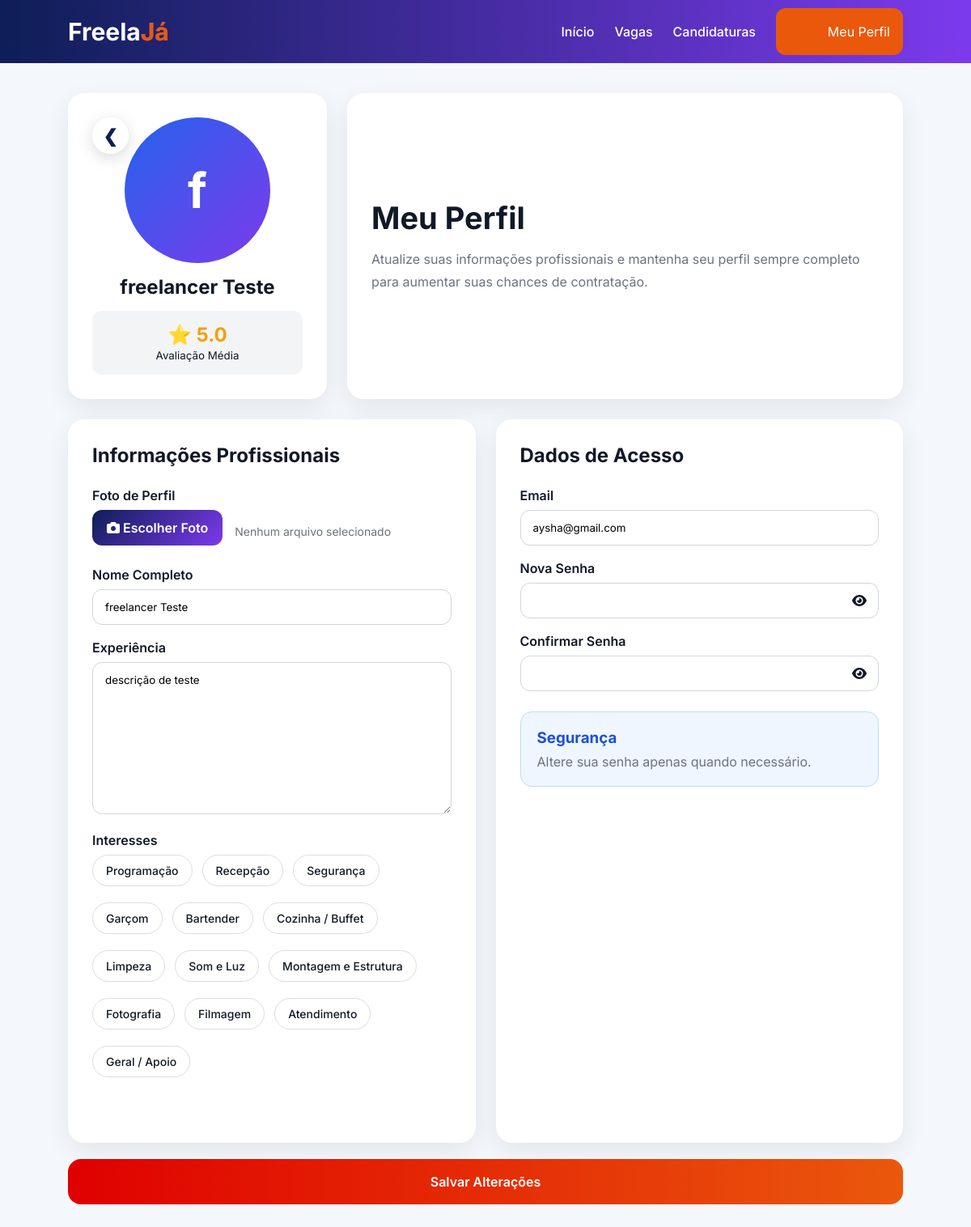
The page /perfis/perfil/ (signed in) on the database as committed earlier.
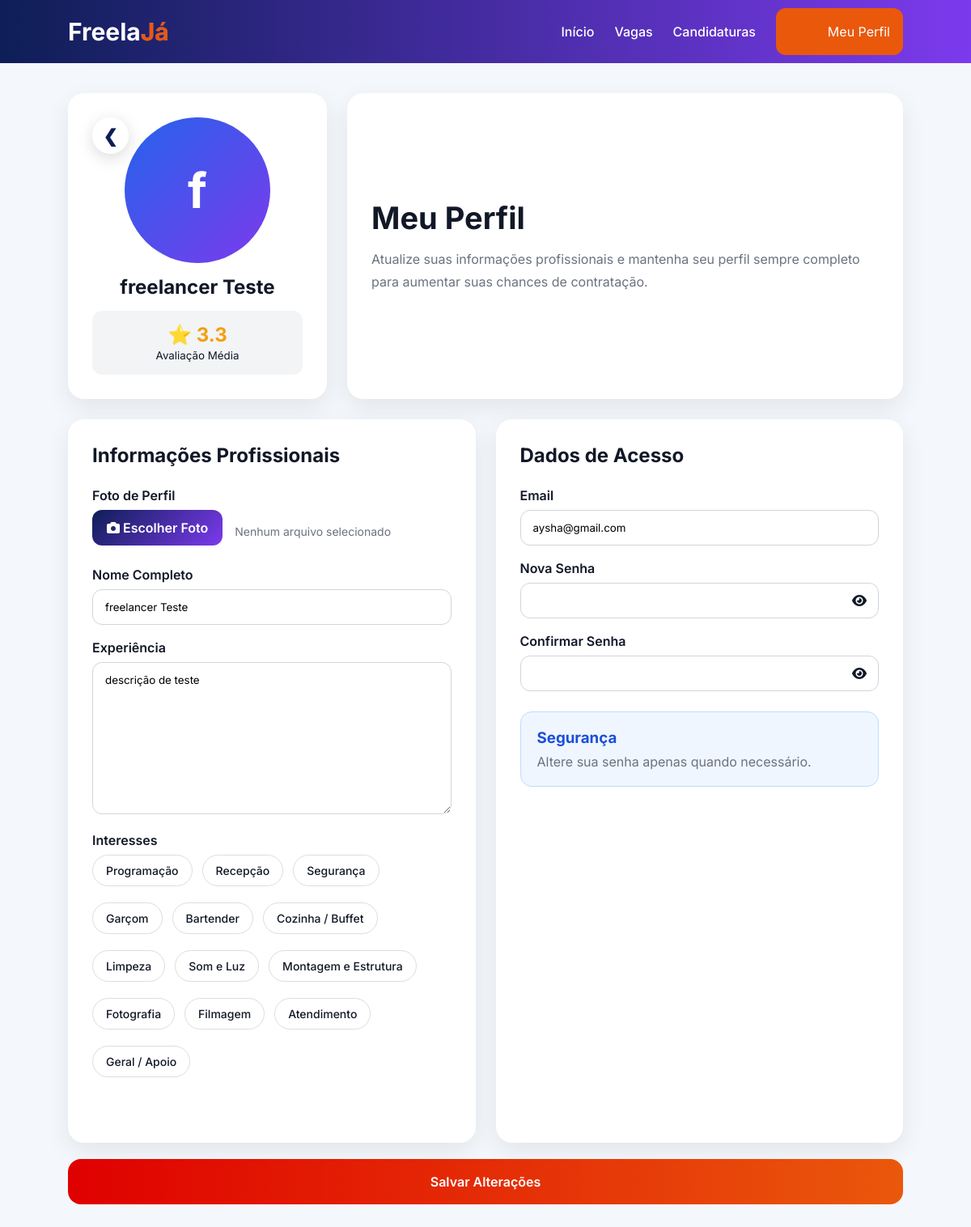
The same page on the database as committed later.
### perfis/models.py (models this page shows, shortened)
class Freelancer(models.Model): # modelo para representar os freelancers que vão se candidatar aos eventos
    INTERESSES = [
        ("programacao", "Programação"),
        ("recepcao", "Recepção"),
        ("seguranca", "Segurança"),
        ("garcom", "Garçom"),
        ("bartender", "Bartender"),
        ("cozinha", "Cozinha / Buffet"),
        ("limpeza", "Limpeza"),
        ("som_luz", "Som e Luz"),
        ("montagem", "Montagem e Estrutura"),
        ("fotografia", "Fotografia"),
        ("filmagem", "Filmagem"),
        ("atendimento", "Atendimento"),
        ("geral", "Geral / Apoio"),
    ]
    usuario = models.OneToOneField(
        Usuario,
        on_delete=models.CASCADE
    )
    foto = models.ImageField(
        upload_to='freelancers/',
        blank=True,
        null=True
    )
    nomeCompleto = models.CharField(max_length=100)
    cpf = models.CharField(max_length=14, unique=True)
    experiencia = models.TextField() #texto livre para o freelancer descrever sua experiência na área de atuação
    avaliacao_media = models.FloatField(default=0, validators=[MinValueValidator(0), MaxValueValidator(5)])
    interesses = models.JSONField(
        default=list,
        blank=True
    )

### perfis/views.py (the view)
# urls.py: path('perfil/', views.meuPerfilFreelancer, name='meuPerfilFreelancer'),
@login_required
def meuPerfilFreelancer(request):
    freelancer = get_object_or_404(Freelancer, usuario=request.user)
    if request.method == "POST":
        form = PerfilFreelancerForm(
            request.POST,
            request.FILES,
            instance=freelancer
        )
        if form.is_valid():
            senha = form.cleaned_data.get( 'nova_senha' )
            confirmar = form.cleaned_data.get('confirmar_senha'  )
            if senha and senha != confirmar:
                messages.error(
                    request,
                    "As senhas não coincidem."
                )
            else:
                form.save()
                update_session_auth_hash(
                        request,
                        request.user
                    )
                messages.success(
                    request,
                    "Perfil atualizado!"
                )
                return redirect('homeFreelancer')
    else:
        form = PerfilFreelancerForm(
            instance=freelancer
        )
    return render(
        request,
        "meuPerfilFreelancer.html",
        {
            "form": form,
            "freelancer": freelancer
        }
    )

### notificacoes/context_processors.py (called while the page is built)
def notificacoes_nao_lidas(request):
    if request.user.is_authenticated:
        total = Notificacao.objects.filter(
            usuario=request.user,
            lida=False
        ).count()
    else:
        total = 0
    return {
        'notificacoes_nao_lidas': total
    }

### perfis/templates/meuPerfilFreelancer.html (shortened to what this page needs)
{% extends 'baseFreelancer.html' %}
{% load static %}
{% block css %}
<link rel="stylesheet" href="{% static 'css/meuPerfil.css' %}">
<link rel="stylesheet" href="https://cdnjs.cloudflare.com/ajax/libs/font-awesome/6.5.1/css/all.min.css">
{% endblock %}
{% block content %}
<div class="perfil-page">
    <div class="perfil-header">
        <div class="perfil-foto-card">
            <a href="{% url 'homeFreelancer' %}" class="return-arrow"> ❮</a>
            {% if freelancer.foto %}
            <img src="{{ freelancer.foto.url }}" alt="{{ freelancer.nomeCompleto }}" class="foto-perfil">
            {% else %}
            <div class="avatar-perfil">{{ freelancer.nomeCompleto|first }}</div>
            {% endif %}
            <h2>{{ freelancer.nomeCompleto }}</h2>
            <div class="avaliacao-box">
                <span class="nota">⭐ {{ freelancer.avaliacao_media|floatformat:1 }} </span>
                <small>Avaliação Média</small>
            </div>
        </div>
        <div class="perfil-info-card">
            <h1>Meu Perfil</h1>
            <p>
                Atualize suas informações profissionais e mantenha seu perfil sempre completo para aumentar suas chances
                de contratação.
            </p>
        </div>
    </div>
    <form method="POST" enctype="multipart/form-data">
        <div class="perfil-grid">
            <div class="perfil-card">
                <h2>Informações Profissionais</h2>
                <div class="form-group">
                    <label>Foto de Perfil</label>
                    <div class="upload-area">
                        <label for="id_foto" class="upload-btn">
                            <i class="fa-solid fa-camera"></i> Escolher Foto
                        </label>
                        <span id="file-name"> Nenhum arquivo selecionado</span>
                    </div>
                </div>
                <div class="form-group">
                    <label>Nome Completo</label>
                    {{ form.nomeCompleto }}
                </div>
                <div class="form-group">
                    <label>Experiência</label>
                    {{ form.experiencia }}
                </div>
                <div class="form-group">
                    <label>Interesses</label>
                    <div class="badges-container">
                        {% for checkbox in form.interesses %}
                        <label class="badge-option">
                            <span>{{ checkbox.choice_label }}</span>
                        </label>
                        {% endfor %}
                    </div>
                    <small id="interesses-feedback" class="field-feedback"></small>
                </div>
            </div>
            <div class="perfil-card">
                <h2>Dados de Acesso</h2>
                <div class="form-group">
                    <label>Email</label>
                    {{ form.email }}
                </div>
                <div class="form-group">
                    <label>Nova Senha</label>
                    <div class="password-box">
                        {{ form.nova_senha }}
                        <span class="toggle-password" onclick="togglePassword('id_nova_senha', this)">
                            <i class="fa-solid fa-eye"></i>
                        </span>
                    </div>
                </div>
                <div class="form-group">
                    <label>Confirmar Senha</label>
                    <div class="password-box">
                        {{ form.confirmar_senha }}
                        <span class="toggle-password" onclick="togglePassword('id_confirmar_senha', this)">
                            <i class="fa-solid fa-eye"></i>
                        </span>
                    </div>
                </div>
                <div class="security-box">
                    <h3>Segurança</h3>
                    <p> Altere sua senha apenas quando necessário.</p>
                </div>
            </div>
        </div>
        <button type="submit" class="btn-save"> Salvar Alterações</button>
    </form>
</div>
{% endblock %}

Rows that differ between the two databases and show on the page:
changed Freelancer "freelancer Teste": avaliacao_media "5.0" → "3.3"
